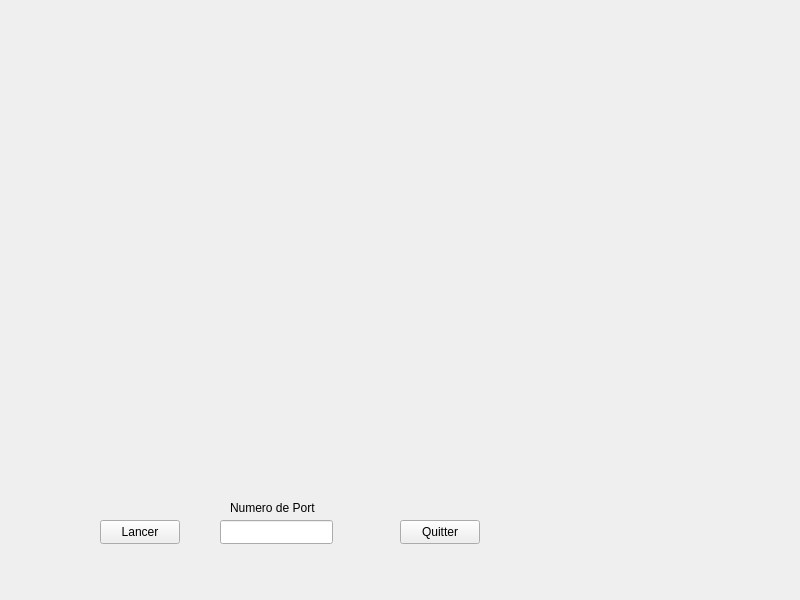
<?xml version="1.0" encoding="UTF-8"?>
<ui version="4.0">
 <class>ServeurCrawler</class>
 <widget class="QWidget" name="ServeurCrawler">
  <property name="geometry">
   <rect>
    <x>0</x>
    <y>0</y>
    <width>800</width>
    <height>600</height>
   </rect>
  </property>
  <property name="windowTitle">
   <string>ServeurCrawler</string>
  </property>
  <widget class="QPushButton" name="pushButtonLancer">
   <property name="geometry">
    <rect>
     <x>100</x>
     <y>520</y>
     <width>80</width>
     <height>24</height>
    </rect>
   </property>
   <property name="text">
    <string>Lancer</string>
   </property>
  </widget>
  <widget class="QLineEdit" name="lineEditNumeroPort">
   <property name="geometry">
    <rect>
     <x>220</x>
     <y>520</y>
     <width>113</width>
     <height>24</height>
    </rect>
   </property>
  </widget>
  <widget class="QLabel" name="labelNumeroPort">
   <property name="geometry">
    <rect>
     <x>230</x>
     <y>500</y>
     <width>101</width>
     <height>16</height>
    </rect>
   </property>
   <property name="text">
    <string>Numero de Port</string>
   </property>
  </widget>
  <widget class="QPushButton" name="pushButtonQuitter">
   <property name="geometry">
    <rect>
     <x>400</x>
     <y>520</y>
     <width>80</width>
     <height>24</height>
    </rect>
   </property>
   <property name="text">
    <string>Quitter</string>
   </property>
  </widget>
 </widget>
 <resources/>
 <connections/>
</ui>
